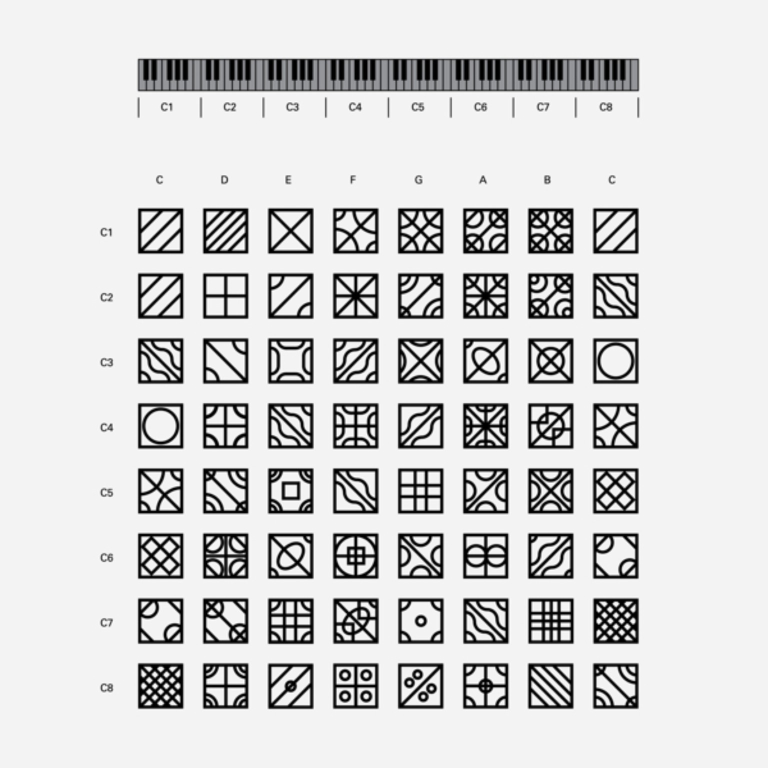
#> input picture tools/reference-chart.jpg, 1536 x 1536 px (shown at 1/2 size)
$ python build_note_atlas.py
#> lines starting #> are read from the running program, lines starting #| are printed output that depends on the picture
"""Extract the supplied chart, skeletonize strokes, and match adjacent note graphs.
Requires numpy, scipy and Pillow. Original chart is the only shape reference.
"""
from pathlib import Path
import struct, sys
import numpy as np
from PIL import Image
from scipy.optimize import linear_sum_assignment
from scipy.spatial.distance import cdist

def thin(image):
 a=np.pad(image.astype(np.uint8),1)
 while True:
  changed=False
  for phase in (0,1):
   p=[a[:-2,1:-1],a[:-2,2:],a[1:-1,2:],a[2:,2:],a[2:,1:-1],a[2:,:-2],a[1:-1,:-2],a[:-2,:-2]]
   neighbors=sum(p);trans=sum((p[k]==0)&(p[(k+1)%8]==1) for k in range(8))
   if phase==0:conditions=(p[0]*p[2]*p[4]==0)&(p[2]*p[4]*p[6]==0)
   else:conditions=(p[0]*p[2]*p[6]==0)&(p[0]*p[4]*p[6]==0)
   remove=(a[1:-1,1:-1]==1)&(neighbors>=2)&(neighbors<=6)&(trans==1)&conditions
   if remove.any():a[1:-1,1:-1][remove]=0;changed=True
  if not changed:return a[1:-1,1:-1].astype(bool)

def graph(mask):
 sk=thin(mask);ys,xs=np.where(sk);ids=np.full(sk.shape,-1,dtype=int);ids[ys,xs]=np.arange(len(xs));edges=[]
 for dy,dx in [(0,1),(1,-1),(1,0),(1,1)]:
  for y,x in zip(ys,xs):
   yy,xx=y+dy,x+dx
   if 0<=yy<sk.shape[0] and 0<=xx<sk.shape[1] and ids[yy,xx]>=0:
    # Avoid triangle artifacts where a diagonal also has an orthogonal path.
    if dx!=0 and dy!=0 and (ids[y,xx]>=0 or ids[yy,x]>=0):continue
    edges.append((ids[y,x],ids[yy,xx]))
 points=np.column_stack([xs,ys]).astype(float)/(sk.shape[0]-1)*1.32-.66
 adj=[[] for _ in points]
 for a,b in edges:adj[a].append(b);adj[b].append(a)
 # Preserve junctions and end points; soften raster stair steps along ordinary curves.
 for _ in range(3):
  old=points.copy()
  for i,near in enumerate(adj):
   if len(near)==2:points[i]=.5*old[i]+.25*(old[near[0]]+old[near[1]])
 return points,np.asarray(edges,dtype=np.int32)

root=Path(__file__).resolve().parents[1]
source=Path(sys.argv[1]) if len(sys.argv)>1 else root/'tools/reference-chart.jpg'
im=Image.open(source).convert('L')
xs=[276,407,537,667,797,927,1057];ys=[417,547,677,807,937,1067,1197,1327]
glyphs=[]
for row,y in enumerate(ys):
 for col,x in enumerate(xs):
  crop=im.crop((x,y,x+91,y+91)).resize((72,72),Image.Resampling.LANCZOS)
  pc=[0,2,4,5,7,9,11][col];midi=12*(row+2)+pc
  glyphs.append((midi,*graph(np.asarray(crop)<130)))
#> after the loop, glyphs = 56 items
# Last C on the last row: C9 is the final provided endpoint.
crop=im.crop((1187,1327,1278,1418)).resize((72,72),Image.Resampling.LANCZOS)
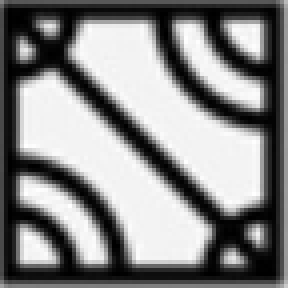
#> crop: PIL image 72x72 L (shown 4 times larger); min 0, max 255, mean 135.2
glyphs.append((120,*graph(np.asarray(crop)<130)))
count=max(len(g[1]) for g in glyphs)
#> count = 761
print('Atlas:',len(glyphs),'notes;',count,'matched vertices',flush=True)
#| Atlas: 57 notes; 761 matched vertices
padded=[]
for midi,points,edges in glyphs:
 # Duplicate existing vertices to equalize graph sizes, not random filler points.
 padded.append(np.vstack([points,points[np.arange(count-len(points))%len(points)]]))
#> this loop made 57 passes
#> midi on passes 1 to 12: 24, 26, 28, 29, 31, 33, 35, 36, 38, 40, 41, 43
#> after the loop, padded = 57 point arrays, longest 761 points
output=root/'app/src/main/assets/note-atlas.bin'
with output.open('wb') as f:
 def ints(*v):f.write(struct.pack('>'+str(len(v))+'i',*v))
 def floats(a):f.write(np.asarray(a,dtype='>f4').tobytes())
 ints(0x46515a41,1,len(glyphs),count)
 for i,(midi,points,edges) in enumerate(glyphs):
  ints(midi,len(edges));floats(padded[i]);ints(*edges.flatten().tolist())
 for i in range(len(glyphs)-1):
  _,permutation=linear_sum_assignment(cdist(padded[i],padded[i+1],metric='sqeuclidean'))
  ints(*permutation.tolist())
#> this loop made 56 passes
print('Saved',output,flush=True)
